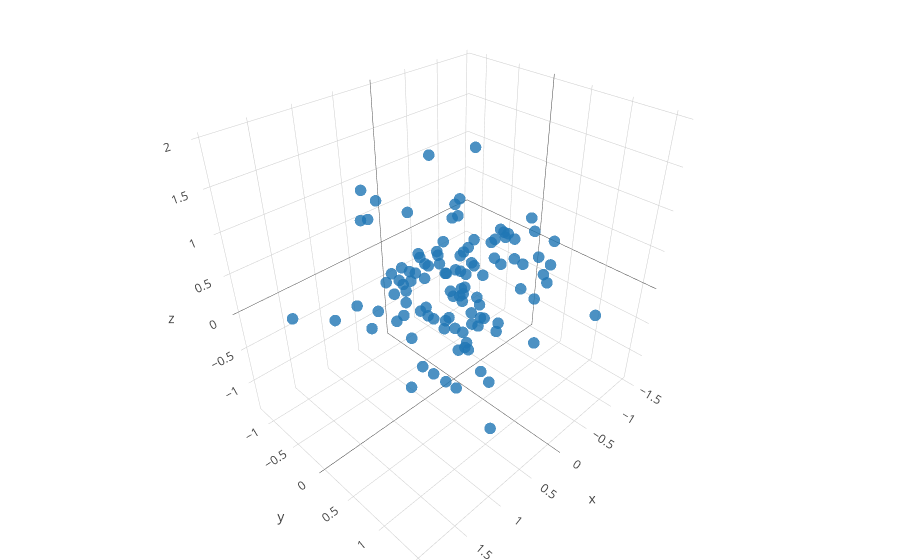

Notebook source saved alongside this figure:
### Code cell
fig_data= [go.Scatter3d(
        x = features[:,0],
        y = features[:,1],
        z = features[:,2],
        type='scatter3d',
        mode= "markers",
        text= ['a: {}; b: {}, L: {}; index = {}'.format(background[k,0],background[k,1],background[k,2], k) for k in range(background.shape[0])],
        marker= {
        'line': {'width': 0},
        'size': 4,
        'symbol': 'circle',
      "opacity": .8
      }
    )]


layout = go.Layout(
    margin=dict(
        l=0,
        r=0,
        b=0,
        t=0
    )
)

fig = go.Figure(data=fig_data, layout=layout)
iplot(fig)
